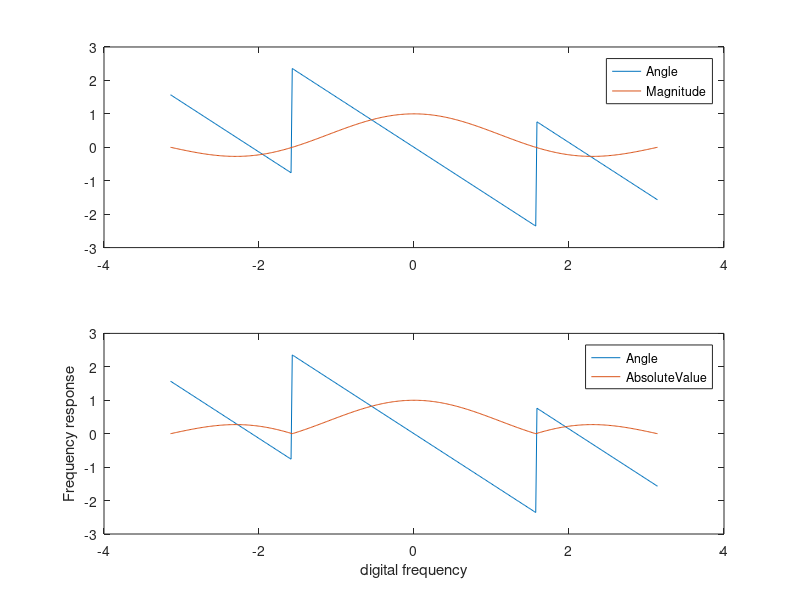

Recreate this plot in MATLAB.
%% Lab 3 warmup
%% FIR Frequency Response
w = -pi:2*pi/400:pi;
H = (2.*cos(.5.*w) + 2*cos(1.5.*w))./4 .* exp(-1j*1.5.*w);
C = (2.*cos(.5.*w) + 2*cos(1.5.*w))./4;
phi = angle(H);
subplot(211);
plot(w,phi,w,C);

legend('Angle','Magnitude');
bb = ones(1,1,1,1,1)./4;
HH = freqz(bb,1,w);
subplot(212);
plot(w,angle(H),w,abs(H));
xlabel('digital frequency');
ylabel('Frequency response');
legend('Angle','AbsoluteValue');

%% FIR Nulling Filters
